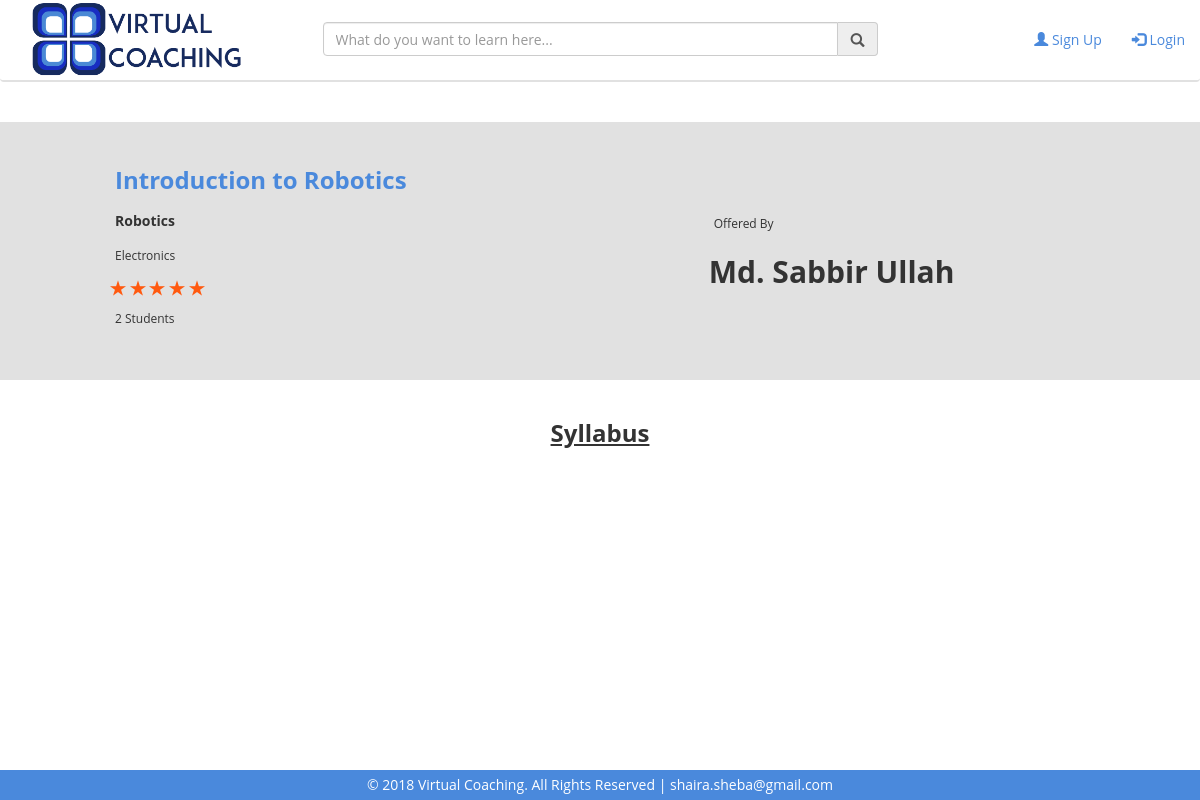
/course.php?courseid=13, run on the app's committed database.
### tables this page shows
CREATE TABLE `course` (
  `CourseID` int(11) NOT NULL,
  `ChannelID` int(11) DEFAULT NULL,
  `Subject` varchar(100) DEFAULT NULL,
  `Topic` varchar(100) DEFAULT NULL,
  `CourseTitle` varchar(100) DEFAULT NULL,
  `Image` varchar(100) DEFAULT NULL,
  `Date` date DEFAULT NULL,
  `About` text
);

CREATE TABLE `users` (
  `Email` varchar(100) NOT NULL,
  `Name` varchar(100) DEFAULT NULL,
  `Image` varchar(100) DEFAULT 'user.jpg',
  `Password` varchar(100) DEFAULT NULL,
  `DOB` date NOT NULL,
  `Phone` varchar(30) NOT NULL,
  `Address` varchar(255) NOT NULL,
  `Bio` text NOT NULL,
  `Position` varchar(255) NOT NULL,
  `Organization` varchar(255) NOT NULL
);

### course.php (the view, shortened to what this page needs)
<?php include "headers/header.php";
if(isset($_GET["courseid"])) {
	$courseid = $_GET["courseid"];
	$qry = "SELECT * from course, channel, users WHERE channel.ChannelID=course.ChannelID && channel.Email=users.Email && course.CourseID='$courseid'";
	$res = $db_connect->query($qry) or die('bad query');
	$row = $res->fetch_assoc();
	$subject = $row["Subject"];
	$topic = $row["Topic"];
	$title = $row["CourseTitle"];
	$owner = $row["Name"];
	$qry1 = "SELECT avg(Rating) from review WHERE review.CourseID='$courseid'";
	$res1 = $db_connect->query($qry1) or die('bad query2');
	$row1 = $res1->fetch_assoc();
	$rating = $row1["avg(Rating)"];
	$fullstar = floor($rating+0.5);
	$qry2 = "select count(enroll.Email) from enroll where CourseID='$courseid'";
	$res2 = $db_connect->query($qry2) or die('bad query3');
	$row2 = $res2->fetch_assoc();
	$totalenrolled = $row2["count(enroll.Email)"];
}
?>
	<div class="row" style="background-color:#e1e1e1; margin-right:0px;">
		<div class="col-md-7" style="padding-left:125px;"><br>
			<h3 style="color:#4a89dc; font-weight:bold; padding:5px;"><?php echo $title; ?></h3>
			<h5 style="padding:5px; font-weight:bold;"><?php echo $subject; ?></h5>
			<h6 style="padding:5px;"><?php echo $topic; ?></h6>
			<?php for($i=0; $i<$fullstar; $i++) { ?>
			<img src="images/starfull.png">
			<?php } ?>
			<h6 style="padding:5px;"><?php echo $totalenrolled; ?> Students</h6><br><br>
		</div>
		<div class="col-md-5" style="padding-top: 80px;">
			<h6 style="padding:5px;">Offered By</h6>
			<h2 style="font-weight:bold;"><?php echo $owner; ?></h2>
		</div>
	</div>
<div id="syllabuspage" class="container">
	<br><h3 style="text-align:center; font-weight:bold; text-decoration:underline;">Syllabus</h3><br>
  <br>
</div>
<?php include "headers/footer.php"; ?>

### data on the page
course: CourseTitle "Introduction to Robotics", Subject "Robotics", Topic "Electronics", users.Name "Md. Sabbir Ullah"

### other printed values
$totalenrolled "2"
